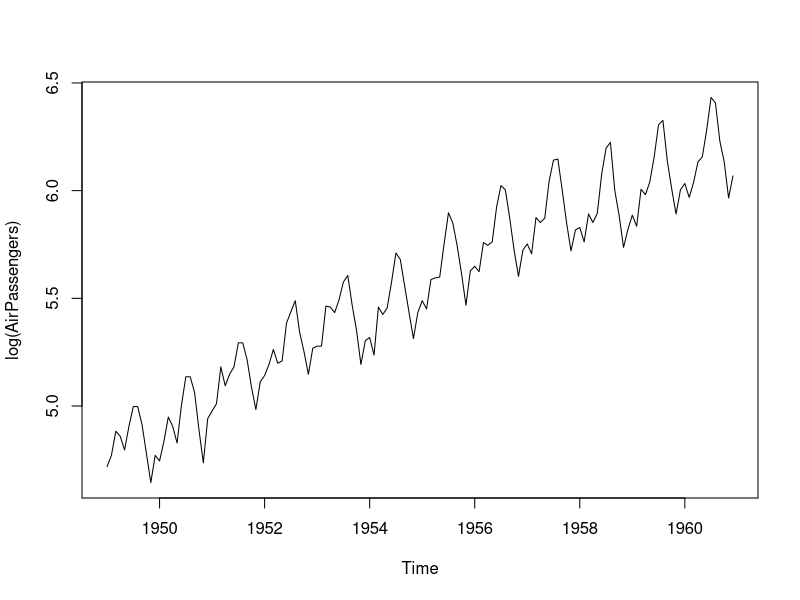

The R source for this figure: (Note: this script raises an error after producing the figure.)
## ---- chunk 1
    knitr::asis_output('\\begin{equation}')
if(knitr:::is_latex_output()){
    knitr::asis_output('\\resizebox{0.75\\textwidth}{!}{$')
}
## ---- chunk 2
if(knitr:::is_latex_output()){
    knitr::asis_output('$}')
}
    knitr::asis_output('(\\#eq:ADAMARIMAMultiplicativeMeanLogN)')
    knitr::asis_output('\\end{equation}')
## ---- chunk 3
    knitr::asis_output('\\begin{equation}')
if(knitr:::is_latex_output()){
    knitr::asis_output('\\resizebox{0.85\\textwidth}{!}{$')
}
## ---- chunk 4
if(knitr:::is_latex_output()){
    knitr::asis_output('$}')
}
    knitr::asis_output('(\\#eq:ADAMARIMAMultiplicativeVarianceLogN)')
    knitr::asis_output('\\end{equation}')
## ---- chunk 5
log(AirPassengers) |> plot()
## ---- chunk 6
adamLogSARIMAAir <- vector("list",3)
# logSARIMA(0,1,1)(0,1,1)[12]
adamLogSARIMAAir[[1]] <-
  adam(AirPassengers, "NNN", lags=c(1,12),
       orders=list(ar=c(0,0), i=c(1,1), ma=c(1,1)),
       h=12, holdout=TRUE, distribution="dlnorm")
# logSARIMA(0,2,2)(0,1,1)[12]
adamLogSARIMAAir[[2]] <-
  adam(AirPassengers, "NNN", lags=c(1,12),
       orders=list(ar=c(0,0), i=c(2,1), ma=c(2,2)),
       h=12, holdout=TRUE, distribution="dlnorm")
# logSARIMA(1,1,2)(0,1,1)[12]
adamLogSARIMAAir[[3]] <-
  adam(AirPassengers, "NNN", lags=c(1,12),
       orders=list(ar=c(1,0), i=c(1,1), ma=c(2,1)),
       h=12, holdout=TRUE, distribution="dlnorm")
names(adamLogSARIMAAir) <- c("logSARIMA(0,1,1)(0,1,1)[12]",
                             "logSARIMA(0,2,2)(0,1,1)[12]",
                             "logSARIMA(1,1,2)(0,1,1)[12]")
## ---- chunk 7
sapply(adamLogSARIMAAir, AICc)
## ---- chunk 8
adamETSAir <- adam(AirPassengers, "MMM", h=12, holdout=TRUE)
adamETSAir
## ---- chunk 9
adamLogSARIMAAir[[1]]
